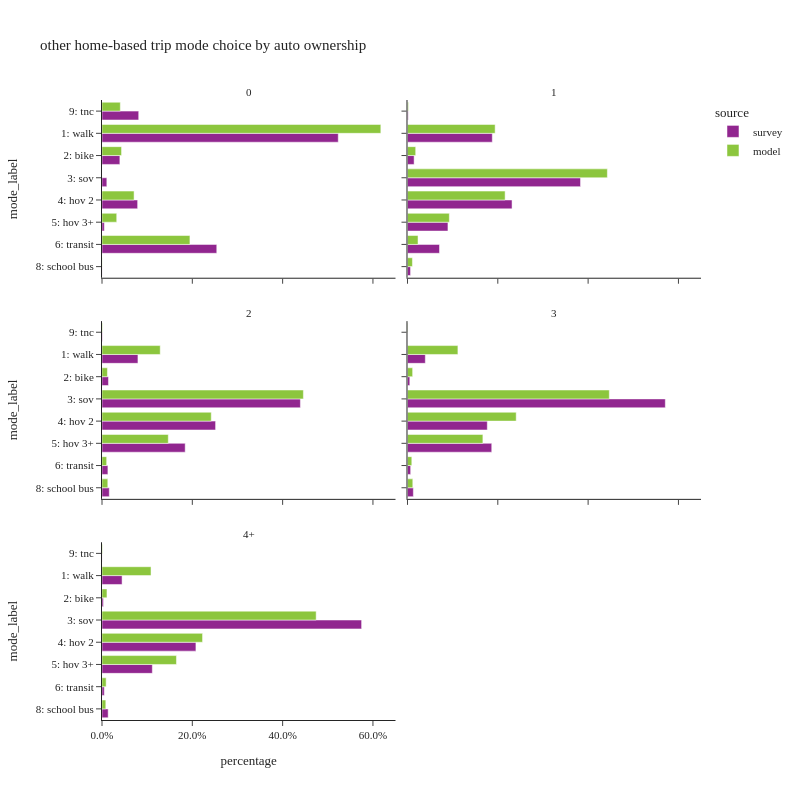

Notebook code for this chart:
### Code cell
plot_mode_choice(hb_trip.filter(pl.col('auto_ownership_4+') != "-1"),"auto_ownership_4+",
                 {"auto_ownership_4+":["0","1","2","3","4+"],
                  "mode_label":["1: walk","2: bike","3: sov","4: hov 2","5: hov 3+","6: transit",
                                "8: school bus","9: otherâ€“survey only"]},
                 "auto ownership",2,800)

### Figure 1 — Plotly figure (JSON) as saved in the notebook; plotly's stock layout.template omitted (floating-point values rounded to 4 significant figures)
{"data": [{"alignmentgroup": "True", "customdata": [[27], [859], [109], [42], [67], [37], [347], [3], [37]], "hovertemplate": "source=survey<br>auto_ownership_4+=0<br>percentage=%{x}<br>mode_label=%{y}<br>sample count=%{customdata[0]}<extra></extra>", "legendgroup": "survey", "marker": {"color": "#91268F", "pattern": {"shape": ""}}, "name": "survey", "offsetgroup": "survey", "orientation": "h", "showlegend": true, "textposition": "auto", "type": "bar", "x": [0.006816, 0.5232, 0.03957, 0.0107, 0.07893, 0.005131, 0.2542, 0.0002204, 0.0813], "xaxis": "x5", "y": [null, "1: walk", "2: bike", "3: sov", "4: hov 2", "5: hov 3+", "6: transit", "8: school bus", "9: tnc"], "yaxis": "y5"}, {"alignmentgroup": "True", "customdata": [[360306], [25256], [41451], [19022], [113625], [191], [23669]], "hovertemplate": "source=model<br>auto_ownership_4+=0<br>percentage=%{x}<br>mode_label=%{y}<br>sample count=%{customdata[0]}<extra></extra>", "legendgroup": "model", "marker": {"color": "#8CC63E", "pattern": {"shape": ""}}, "name": "model", "offsetgroup": "model", "orientation": "h", "showlegend": true, "textposition": "auto", "type": "bar", "x": [0.6175, 0.04328, 0.07104, 0.0326, 0.1947, 0.0003273, 0.04056], "xaxis": "x5", "y": ["1: walk", "2: bike", "4: hov 2", "5: hov 3+", "6: transit", "8: school bus", "9: tnc"], "yaxis": "y5"}, {"alignmentgroup": "True", "customdata": [[46], [1449], [212], [2386], [982], [550], [235], [31], [15]], "hovertemplate": "source=survey<br>auto_ownership_4+=1<br>percentage=%{x}<br>mode_label=%{y}<br>sample count=%{customdata[0]}<extra></extra>", "legendgroup": "survey", "marker": {"color": "#91268F", "pattern": {"shape": ""}}, "name": "survey", "offsetgroup": "survey", "orientation": "h", "showlegend": false, "textposition": "auto", "type": "bar", "x": [0.01399, 0.1878, 0.01467, 0.3832, 0.2316, 0.0896, 0.07086, 0.006759, 0.001558], "xaxis": "x6", "y": [null, "1: walk", "2: bike", "3: sov", "4: hov 2", "5: hov 3+", "6: transit", "8: school bus", "9: tnc"], "yaxis": "y6"}, {"alignmentgroup": "True", "customdata": [[542252], [50731], [1236482], [603987], [258815], [65168], [30482], [5700]], "hovertemplate": "source=model<br>auto_ownership_4+=1<br>percentage=%{x}<br>mode_label=%{y}<br>sample count=%{customdata[0]}<extra></extra>", "legendgroup": "model", "marker": {"color": "#8CC63E", "pattern": {"shape": ""}}, "name": "model", "offsetgroup": "model", "orientation": "h", "showlegend": false, "textposition": "auto", "type": "bar", "x": [0.1941, 0.01816, 0.4426, 0.2162, 0.09265, 0.02333, 0.01091, 0.00204], "xaxis": "x6", "y": ["1: walk", "2: bike", "3: sov", "4: hov 2", "5: hov 3+", "6: transit", "8: school bus", "9: tnc"], "yaxis": "y6"}, {"alignmentgroup": "True", "customdata": [[19], [626], [85], [2280], [1338], [870], [88], [72], [7]], "hovertemplate": "source=survey<br>auto_ownership_4+=2<br>percentage=%{x}<br>mode_label=%{y}<br>sample count=%{customdata[0]}<extra></extra>", "legendgroup": "survey", "marker": {"color": "#91268F", "pattern": {"shape": ""}}, "name": "survey", "offsetgroup": "survey", "orientation": "h", "showlegend": false, "textposition": "auto", "type": "bar", "x": [0.001002, 0.07958, 0.0143, 0.4394, 0.2515, 0.1842, 0.01309, 0.0161, 0.000799], "xaxis": "x3", "y": [null, "1: walk", "2: bike", "3: sov", "4: hov 2", "5: hov 3+", "6: transit", "8: school bus", "9: tnc"], "yaxis": "y3"}, {"alignmentgroup": "True", "customdata": [[1], [592756], [55177], [2050387], [1112417], [674935], [47414], [59109], [5406]], "hovertemplate": "source=model<br>auto_ownership_4+=2<br>percentage=%{x}<br>mode_label=%{y}<br>sample count=%{customdata[0]}<extra></extra>", "legendgroup": "model", "marker": {"color": "#8CC63E", "pattern": {"shape": ""}}, "name": "model", "offsetgroup": "model", "orientation": "h", "showlegend": false, "textposition": "auto", "type": "bar", "x": [2.175e-07, 0.1289, 0.012, 0.446, 0.242, 0.1468, 0.01031, 0.01286, 0.001176], "xaxis": "x3", "y": [null, "1: walk", "2: bike", "3: sov", "4: hov 2", "5: hov 3+", "6: transit", "8: school bus", "9: tnc"], "yaxis": "y3"}, {"alignmentgroup": "True", "customdata": [[4], [118], [12], [793], [328], [174], [9], [22]], "hovertemplate": "source=survey<br>auto_ownership_4+=3<br>percentage=%{x}<br>mode_label=%{y}<br>sample count=%{customdata[0]}<extra></extra>", "legendgroup": "survey", "marker": {"color": "#91268F", "pattern": {"shape": ""}}, "name": "survey", "offsetgroup": "survey", "orientation": "h", "showlegend": false, "textposition": "auto", "type": "bar", "x": [0.001118, 0.03949, 0.005133, 0.571, 0.1767, 0.1866, 0.007031, 0.01297], "xaxis": "x4", "y": [null, "1: walk", "2: bike", "3: sov", "4: hov 2", "5: hov 3+", "6: transit", "8: school bus"], "yaxis": "y4"}, {"alignmentgroup": "True", "customdata": [[260365], [26571], [1042071], [561311], [389296], [22230], [27435], [2394]], "hovertemplate": "source=model<br>auto_ownership_4+=3<br>percentage=%{x}<br>mode_label=%{y}<br>sample count=%{customdata[0]}<extra></extra>", "legendgroup": "model", "marker": {"color": "#8CC63E", "pattern": {"shape": ""}}, "name": "model", "offsetgroup": "model", "orientation": "h", "showlegend": false, "textposition": "auto", "type": "bar", "x": [0.1117, 0.0114, 0.4469, 0.2407, 0.167, 0.009534, 0.01177, 0.001027], "xaxis": "x4", "y": ["1: walk", "2: bike", "3: sov", "4: hov 2", "5: hov 3+", "6: transit", "8: school bus", "9: tnc"], "yaxis": "y4"}, {"alignmentgroup": "True", "customdata": [[5], [38], [10], [363], [136], [53], [9], [8], [1]], "hovertemplate": "source=survey<br>auto_ownership_4+=4+<br>percentage=%{x}<br>mode_label=%{y}<br>sample count=%{customdata[0]}<extra></extra>", "legendgroup": "survey", "marker": {"color": "#91268F", "pattern": {"shape": ""}}, "name": "survey", "offsetgroup": "survey", "orientation": "h", "showlegend": false, "textposition": "auto", "type": "bar", "x": [0.03915, 0.04447, 0.003144, 0.5749, 0.208, 0.1115, 0.005103, 0.01365, 0.0001562], "xaxis": "x", "y": [null, "1: walk", "2: bike", "3: sov", "4: hov 2", "5: hov 3+", "6: transit", "8: school bus", "9: tnc"], "yaxis": "y"}, {"alignmentgroup": "True", "customdata": [[1], [161809], [16371], [706954], [331894], [245795], [13653], [12557], [1543]], "hovertemplate": "source=model<br>auto_ownership_4+=4+<br>percentage=%{x}<br>mode_label=%{y}<br>sample count=%{customdata[0]}<extra></extra>", "legendgroup": "model", "marker": {"color": "#8CC63E", "pattern": {"shape": ""}}, "name": "model", "offsetgroup": "model", "orientation": "h", "showlegend": false, "textposition": "auto", "type": "bar", "x": [6.709e-07, 0.1086, 0.01098, 0.4743, 0.2227, 0.1649, 0.00916, 0.008424, 0.001035], "xaxis": "x", "y": [null, "1: walk", "2: bike", "3: sov", "4: hov 2", "5: hov 3+", "6: transit", "8: school bus", "9: tnc"], "yaxis": "y"}], "layout": {"annotations": [{"font": {}, "showarrow": false, "text": "4+", "x": 0.245, "xanchor": "center", "xref": "paper", "y": 0.2867, "yanchor": "bottom", "yref": "paper"}, {"font": {}, "showarrow": false, "text": "2", "x": 0.245, "xanchor": "center", "xref": "paper", "y": 0.6433, "yanchor": "bottom", "yref": "paper"}, {"font": {}, "showarrow": false, "text": "3", "x": 0.755, "xanchor": "center", "xref": "paper", "y": 0.6433, "yanchor": "bottom", "yref": "paper"}, {"font": {}, "showarrow": false, "text": "0", "x": 0.245, "xanchor": "center", "xref": "paper", "y": 1.0, "yanchor": "bottom", "yref": "paper"}, {"font": {}, "showarrow": false, "text": "1", "x": 0.755, "xanchor": "center", "xref": "paper", "y": 1.0, "yanchor": "bottom", "yref": "paper"}], "barmode": "group", "height": 800, "legend": {"title": {"text": "source"}, "tracegroupgap": 0}, "title": {"text": "other home-based trip mode choice by auto ownership"}, "width": 800, "xaxis": {"anchor": "y", "domain": [0.0, 0.49], "tickformat": ".1%", "title": {"text": "percentage"}}, "xaxis2": {"anchor": "y2", "domain": [0.51, 1.0], "matches": "x", "tickformat": ".1%", "title": {"text": "percentage"}}, "xaxis3": {"anchor": "y3", "domain": [0.0, 0.49], "matches": "x", "showticklabels": false, "tickformat": ".1%"}, "xaxis4": {"anchor": "y4", "domain": [0.51, 1.0], "matches": "x", "showticklabels": false, "tickformat": ".1%"}, "xaxis5": {"anchor": "y5", "domain": [0.0, 0.49], "matches": "x", "showticklabels": false, "tickformat": ".1%"}, "xaxis6": {"anchor": "y6", "domain": [0.51, 1.0], "matches": "x", "showticklabels": false, "tickformat": ".1%"}, "yaxis": {"anchor": "x", "categoryarray": ["9: otherâ€“survey only", "8: school bus", "6: transit", "5: hov 3+", "4: hov 2", "3: sov", "2: bike", "1: walk"], "categoryorder": "array", "domain": [0.0, 0.2867], "title": {"text": "mode_label"}}, "yaxis2": {"anchor": "x2", "domain": [0.0, 0.2867], "matches": "y", "showticklabels": false}, "yaxis3": {"anchor": "x3", "categoryarray": ["9: otherâ€“survey only", "8: school bus", "6: transit", "5: hov 3+", "4: hov 2", "3: sov", "2: bike", "1: walk"], "categoryorder": "array", "domain": [0.3567, 0.6433], "matches": "y", "title": {"text": "mode_label"}}, "yaxis4": {"anchor": "x4", "domain": [0.3567, 0.6433], "matches": "y", "showticklabels": false}, "yaxis5": {"anchor": "x5", "categoryarray": ["9: otherâ€“survey only", "8: school bus", "6: transit", "5: hov 3+", "4: hov 2", "3: sov", "2: bike", "1: walk"], "categoryorder": "array", "domain": [0.7133, 1.0], "matches": "y", "title": {"text": "mode_label"}}, "yaxis6": {"anchor": "x6", "domain": [0.7133, 1.0], "matches": "y", "showticklabels": false}}}
